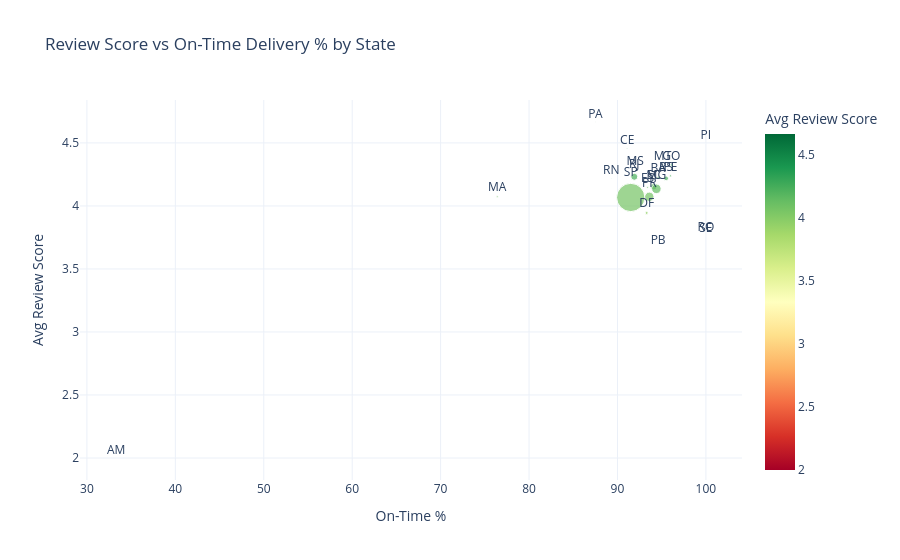

This figure's notebook cell:
### Code cell
# Chart 4 — Review Score vs On-Time % by State (bubble)
fig4 = px.scatter(
    state_summary, x='on_time_pct', y='avg_score',
    size='total_orders', text='seller_state',
    title='Review Score vs On-Time Delivery % by State',
    labels={'on_time_pct': 'On-Time %', 'avg_score': 'Avg Review Score', 'total_orders': 'Total Orders'},
    color='avg_score',
    color_continuous_scale='RdYlGn'
)
fig4.update_traces(textposition='top center')
fig4.update_layout(template='plotly_white')
fig4.show()
with open(os.path.join(OUT, 'delivery_score_vs_ontime.json'), 'w') as f:
    f.write(fig4.to_json())
print('Exported delivery_score_vs_ontime.json')

### Figure 1 — Plotly figure (JSON) as saved in the notebook; plotly's stock layout.template omitted (floating-point values rounded to 4 significant figures)
{"data": [{"hovertemplate": "On-Time %=%{x}<br>Avg Review Score=%{marker.color}<br>Total Orders=%{marker.size}<br>seller_state=%{text}<extra></extra>", "legendgroup": "", "marker": {"color": [2.0, 4.072, 4.666, 4.217, 4.457, 4.067, 4.231, 4.291, 3.945, 4.148, 4.073, 4.152, 4.136, 3.662, 4.223, 4.329, 4.219, 4.238, 4.325, 4.5, 3.771, 3.76], "coloraxis": "coloraxis", "size": [3, 389, 8, 51, 87, 68641, 4227, 49, 808, 310, 7512, 3603, 7735, 35, 550, 136, 1962, 403, 451, 11, 14, 9], "sizemode": "area", "sizeref": 171.6, "symbol": "circle"}, "mode": "markers+text", "name": "", "orientation": "v", "showlegend": false, "text": ["AM", "MA", "PA", "RN", "CE", "SP", "RJ", "MS", "DF", "ES", "PR", "SC", "MG", "PB", "BA", "MT", "RS", "PE", "GO", "PI", "RO", "SE"], "textposition": "top center", "type": "scatter", "x": [33.3, 76.4, 87.5, 89.3, 91.1, 91.5, 91.9, 92.0, 93.3, 93.4, 93.6, 94.1, 94.4, 94.6, 94.6, 95.1, 95.5, 96.0, 96.1, 100.0, 100.0, 100.0], "xaxis": "x", "y": [2.0, 4.072, 4.666, 4.217, 4.457, 4.067, 4.231, 4.291, 3.945, 4.148, 4.073, 4.152, 4.136, 3.662, 4.223, 4.329, 4.219, 4.238, 4.325, 4.5, 3.771, 3.76], "yaxis": "y"}], "layout": {"coloraxis": {"colorbar": {"title": {"text": "Avg Review Score"}}, "colorscale": [[0, "rgb(165,0,38)"], [0.1, "rgb(215,48,39)"], [0.2, "rgb(244,109,67)"], [0.3, "rgb(253,174,97)"], [0.4, "rgb(254,224,139)"], [0.5, "rgb(255,255,191)"], [0.6, "rgb(217,239,139)"], [0.7, "rgb(166,217,106)"], [0.8, "rgb(102,189,99)"], [0.9, "rgb(26,152,80)"], [1, "rgb(0,104,55)"]]}, "legend": {"itemsizing": "constant", "tracegroupgap": 0}, "title": {"text": "Review Score vs On-Time Delivery % by State"}, "xaxis": {"anchor": "y", "domain": [0, 1], "title": {"text": "On-Time %"}}, "yaxis": {"anchor": "x", "domain": [0, 1], "title": {"text": "Avg Review Score"}}}}
